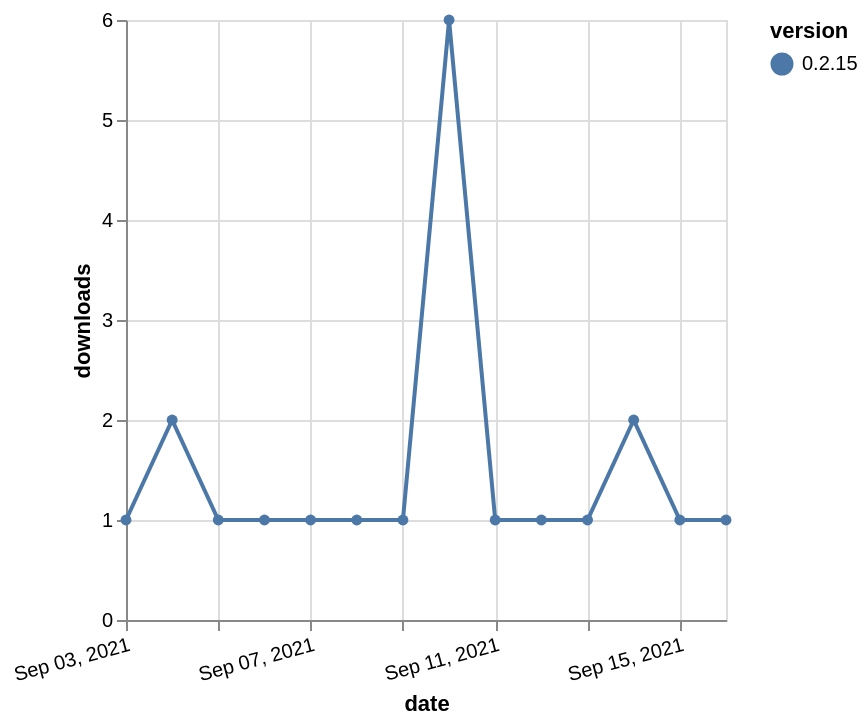

The specification (Vega-Lite) saved for this image:
### Vega-Lite specification from a JSON file in a GitHub repository (floating-point values rounded to 4 significant figures)
{"$schema": "https://vega.github.io/schema/vega-lite/v5.json", "description": "A simple bar chart with embedded data.", "data": {"values": [{"date": "2021-09-03", "total": 261, "delta": 1, "version": "0.2.15"}, {"date": "2021-09-04", "total": 263, "delta": 2, "version": "0.2.15"}, {"date": "2021-09-05", "total": 264, "delta": 1, "version": "0.2.15"}, {"date": "2021-09-06", "total": 265, "delta": 1, "version": "0.2.15"}, {"date": "2021-09-07", "total": 266, "delta": 1, "version": "0.2.15"}, {"date": "2021-09-08", "total": 267, "delta": 1, "version": "0.2.15"}, {"date": "2021-09-09", "total": 268, "delta": 1, "version": "0.2.15"}, {"date": "2021-09-10", "total": 274, "delta": 6, "version": "0.2.15"}, {"date": "2021-09-11", "total": 275, "delta": 1, "version": "0.2.15"}, {"date": "2021-09-12", "total": 276, "delta": 1, "version": "0.2.15"}, {"date": "2021-09-13", "total": 277, "delta": 1, "version": "0.2.15"}, {"date": "2021-09-14", "total": 279, "delta": 2, "version": "0.2.15"}, {"date": "2021-09-15", "total": 280, "delta": 1, "version": "0.2.15"}, {"date": "2021-09-16", "total": 281, "delta": 1, "version": "0.2.15"}]}, "width": "container", "mark": {"type": "line", "point": {"filled": true}}, "encoding": {"x": {"field": "date", "type": "temporal", "timeUnit": "yearmonthdate", "title": "date", "axis": {"labelAngle": -15}}, "y": {"field": "delta", "type": "quantitative", "title": "downloads"}, "color": {"field": "version", "type": "nominal"}, "tooltip": {"field": "delta"}}}
